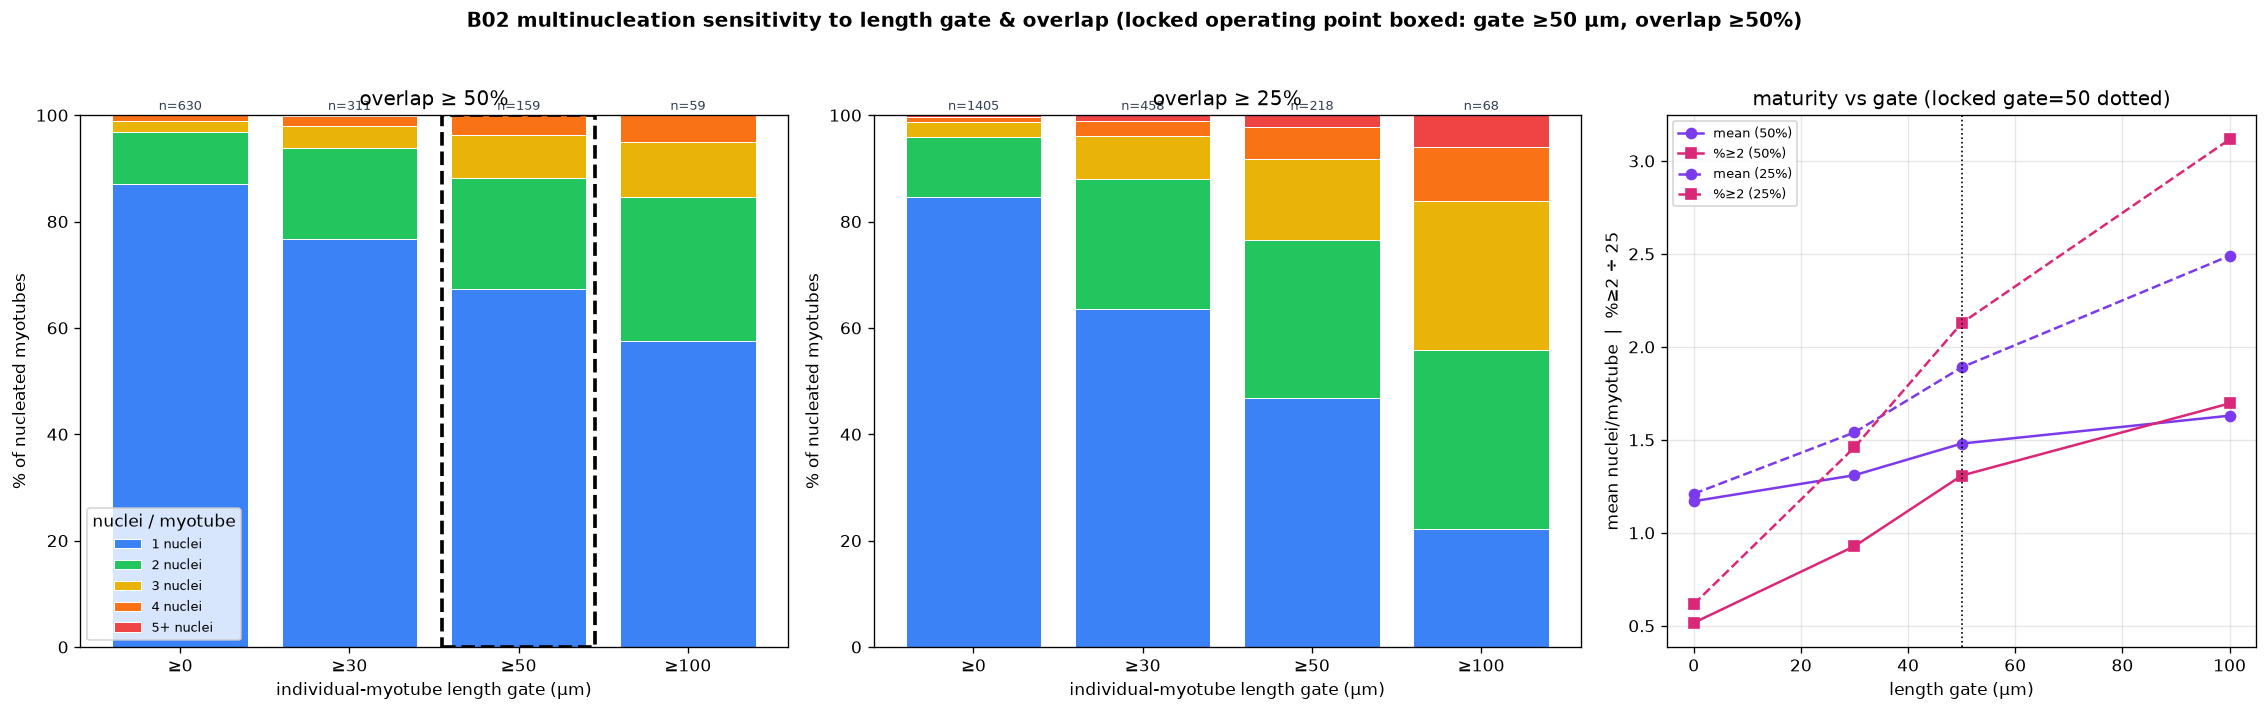

Write Python code to recreate this figure.
"""Visualise the B02 multinucleation SENSITIVITY that was previously table-only:
how the nuclei-per-myotube distribution shifts with the length gate (0/30/50/100 um)
and the overlap convention (25% / 50%). Reads b02_multinucleation.json -- no recompute.
The locked operating point (gate 50, overlap 50%) is boxed.

Run from Conversion_Efficiency/:
    cpenv/Scripts/python.exe New_Quantif_P23/b02_multinuc_sensitivity.py
"""
from __future__ import annotations
import os, json
import numpy as np
import matplotlib
matplotlib.use("Agg")
import matplotlib.pyplot as plt

HERE = os.path.dirname(os.path.abspath(__file__))
R = json.load(open(os.path.join(HERE, "b02_multinucleation.json")))["results"]
GATES = [0, 30, 50, 100]
CATS = ["1", "2", "3", "4", "5plus"]
CATCOLS = ["#3b82f6", "#22c55e", "#eab308", "#f97316", "#ef4444"]
CATNAMES = ["1", "2", "3", "4", "5+"]

fig, axes = plt.subplots(1, 3, figsize=(19, 6),
                         gridspec_kw={"width_ratios": [1.2, 1.2, 1]})

# panels 1-2: stacked composition vs gate, one per overlap fraction
for pi, frac in enumerate([50, 25]):
    ax = axes[pi]
    data = np.array([[R[f"frac{frac}_gate{g}"]["pct_of_nucleated"][c] for c in CATS]
                     for g in GATES])
    bottom = np.zeros(len(GATES)); x = np.arange(len(GATES))
    for k, (c, nm) in enumerate(zip(CATCOLS, CATNAMES)):
        ax.bar(x, data[:, k], bottom=bottom, color=c, label=f"{nm} nuclei",
               edgecolor="white", linewidth=0.6)
        bottom += data[:, k]
    ax.set_xticks(x); ax.set_xticklabels([f"≥{g}" for g in GATES])
    ax.set_xlabel("individual-myotube length gate (µm)")
    ax.set_ylabel("% of nucleated myotubes"); ax.set_ylim(0, 100)
    ax.set_title(f"overlap ≥ {frac}%")
    for xi, g in enumerate(GATES):
        ax.text(xi, 101, f"n={R[f'frac{frac}_gate{g}']['n_myotubes_with_nuclei']}",
                ha="center", fontsize=7.5, color="#334155")
    if frac == 50 and 50 in GATES:                    # box the locked operating point
        i = GATES.index(50)
        ax.add_patch(plt.Rectangle((i - 0.45, 0), 0.9, 100, fill=False,
                                   edgecolor="black", lw=2.2, ls="--"))
    if pi == 0:
        ax.legend(title="nuclei / myotube", fontsize=8)

# panel 3: mean nuclei + %>=2 vs gate, both overlaps
ax = axes[2]
for frac, ls in [(50, "-"), (25, "--")]:
    means = [R[f"frac{frac}_gate{g}"]["mean_nuclei_per_nucleated"] for g in GATES]
    ge2 = [R[f"frac{frac}_gate{g}"]["pct_ge2_of_nucleated"] for g in GATES]
    ax.plot(GATES, means, ls, marker="o", color="#7c3aed", label=f"mean ({frac}%)")
    ax.plot(GATES, np.array(ge2) / 25, ls, marker="s", color="#db2777",
            label=f"%≥2 ({frac}%)")
ax.axvline(50, color="black", ls=":", lw=1)
ax.set_xlabel("length gate (µm)")
ax.set_ylabel("mean nuclei/myotube  |  %≥2 ÷ 25")
ax.set_title("maturity vs gate (locked gate=50 dotted)")
ax.legend(fontsize=7.5); ax.grid(alpha=0.3)

fig.suptitle("B02 multinucleation sensitivity to length gate & overlap "
             "(locked operating point boxed: gate ≥50 µm, overlap ≥50%)",
             fontweight="bold")
fig.tight_layout(rect=[0, 0, 1, 0.95])
fig.savefig(os.path.join(HERE, "b02_multinuc_sensitivity.png"), dpi=120,
            bbox_inches="tight", facecolor="white")
print("-> b02_multinuc_sensitivity.png")
